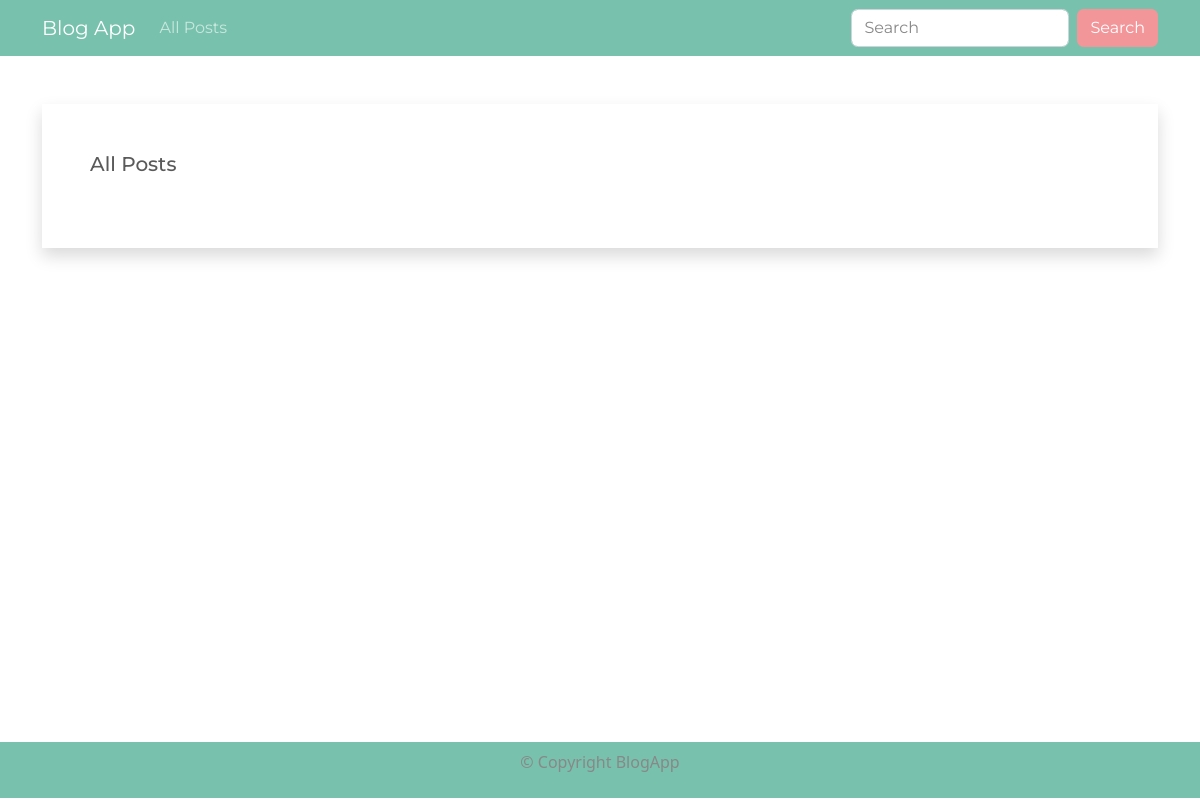
/posts/, run on an earlier commit of the app's database.
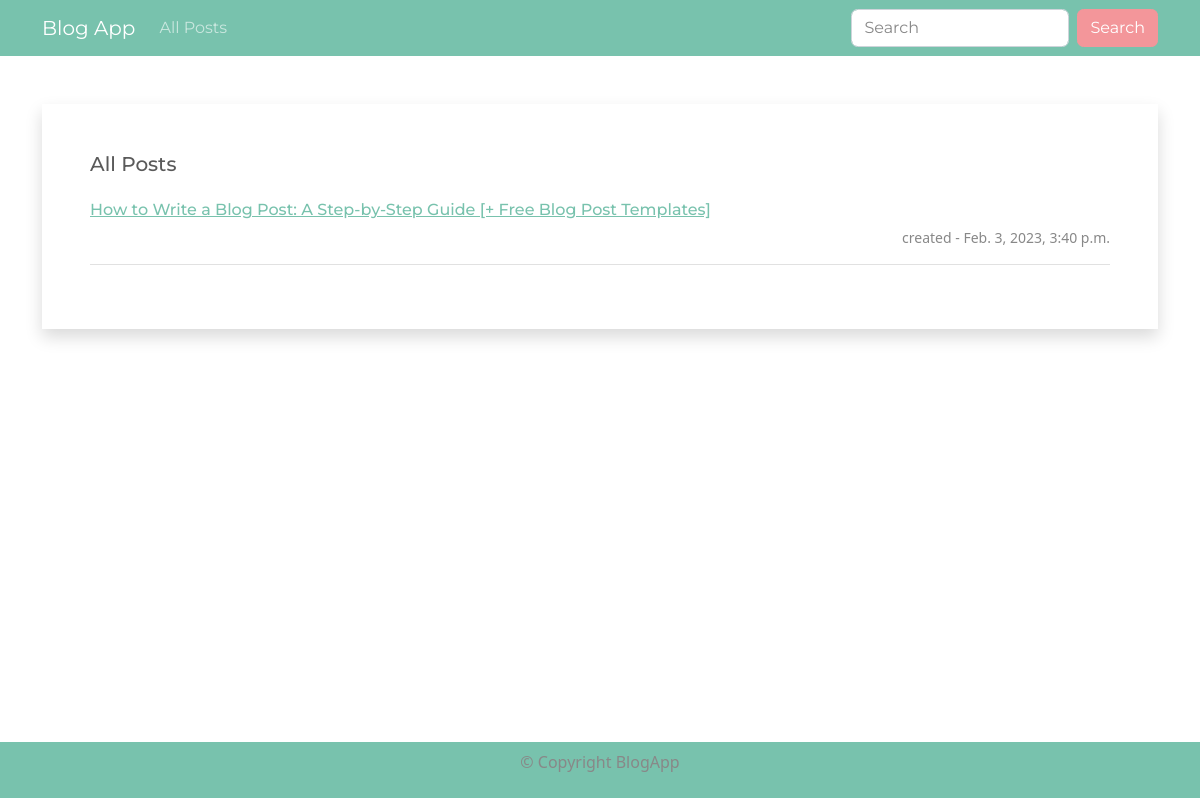
And on a later commit of the database.
### post/models.py (models this page shows, shortened)
class Post(models.Model):
    title = models.CharField(max_length=250)
    body = models.TextField(max_length=5000)
    author = models.ForeignKey(User, on_delete=models.CASCADE, name="author")
    created_at = models.DateTimeField(auto_now_add=True)
    updated_at = models.DateTimeField(auto_now=True)

### post/views.py (the view)
# urls.py: path("", view=all_post, name="all_post"),
def all_post(request, *args, **kwargs):
    posts = Post.objects.all().order_by("-updated_at")
    return render(request, template_name="post/all.html", context={"posts": posts})

### post/templates/post/all.html (shortened to what this page needs)
{% extends 'base.html' %}
{% load static %}
{% block body %}
<div class="container">
    <div class="shadow p-5 mt-5">
        <h5 class="pb-3">All Posts</h5>
        {% for post in posts %}
        <h6><a href="{% url 'get_post' post.id %}"> {{post.title}} </a> </h6>
        <div class="d-flex justify-content-end p-0">
            <small>created - {{ post.created_at }}</small>
        </div>
        <hr>
        {% endfor %}
    </div>
</div>
{% endblock %}

What changed in the data, as far as the page shows it:
added Post: title "How to Write a Blog Post: A Step-by-Step Guide [+ Free Blog Post Templates]", created_at "Feb. 3, 2023, 3:40 p.m."
